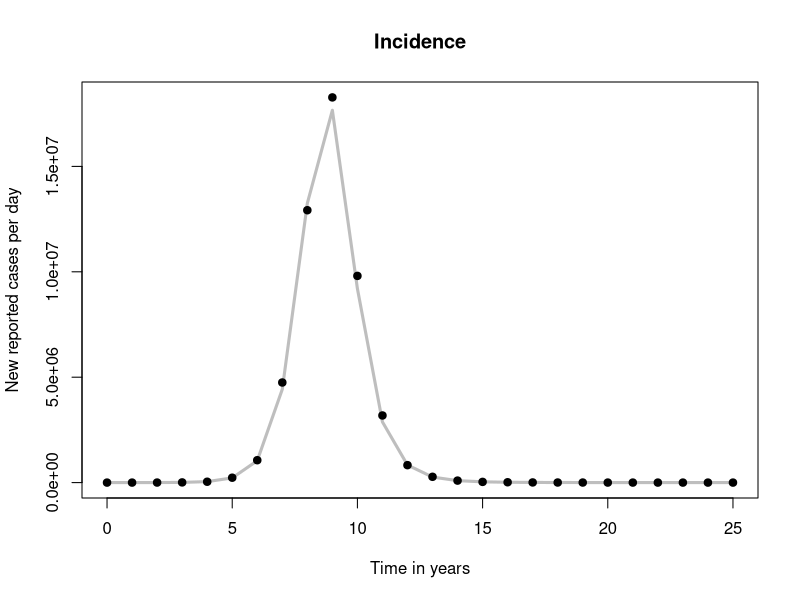

The R source for this figure:
#SIR Modelling (basic)

#library:
install.packages("deSolve")
library(deSolve)
install.packages("reshape2")
library(reshape2)
install.packages("ggplot2")
library(ggplot2)

#inputs

initP<-50000000# population size


initI<-100 # Infectious
initR<-0 # Immune
initS<-initP-initI-initR # Susceptible (non-immune)
R0=12
state <- c(S = initS, I = initI,R = initR)
parameters <- c(beta<-R0*1/7 , 
                gamma<-1/7)
beta

#Timeframe
t_start <- 0
t_stop <- 25
times <- seq(t_start, t_stop)

#Model
sir_model<-function(time, state, parameters){
  with(as.list(c(state,parameters)),{
    N<-S+I+R
    lambda=beta*(I/N)
    dS=-lambda*S
    dI=lambda*S-gamma*I
    dR=gamma*I
    return(list(c(dS,dI,dR)))
    })
}



#outs

#Calculation of differential equations

out<-ode(y=state,times=times,func=sir_model,parms=parameters)

# total population
pop<-out[,"S"]+out[,"I"]+out[,"R"]
time<-out[,"time"]
# weekly incidence
inc <- 0*time
inc[2:length(time)]<- -(out[2:length(time),"S"]-out[1:(length(time)-1),"S"])


# generate simulated data
incdat1<-rnbinom(rep(1,length(times)), size= 200, mu=inc) #generate data from negative binomial process

# COMPARING THE MODEL out WITH DATA
par(mfrow=c(1,1))
yl <- c(0,max(incdat1,inc))
plot(time,inc,type='l',lwd=3,main = "Incidence",xlab = "Time in years",ylab="New reported cases per day",ylim=yl,col='grey')
points(time,incdat1,pch=19,col='black')

x <- matrix(0,nrow=length(time),ncol=2)

x[,1]<-time
x[,2]<-incdat1
# create data file
write.csv(x, file = "new_data.csv", row.names = FALSE)
